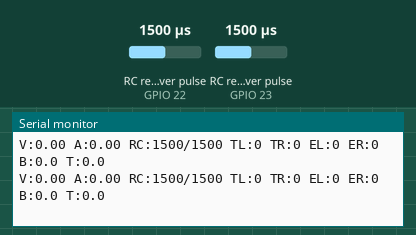
This program was run on a simulated ESP32. Shown: the last lines printed to the serial monitor. Wiring (inferred from the names in the program): 2 × RC receiver channel: data GPIO 22 / data GPIO 23. The inputs (shaded band) are chosen by the test bench; at power-on: RC receiver pulse (sensors on GPIO 22, GPIO 23) 1500 µs. Nothing arrives over Bluetooth unless stated; a phone connects over Bluetooth LE 3 s after start.

Above: at 1.2 s.
1.3 s: RC receiver pulse (sensor on GPIO 22) set to 1020 µs
At 1.37 s:
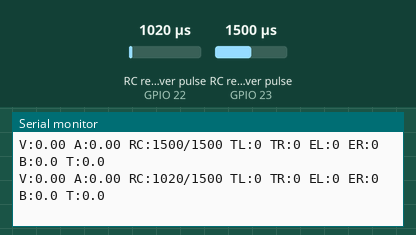
4.3 s: RC receiver pulse (sensor on GPIO 23) set to 1020 µs
At 4.38 s:
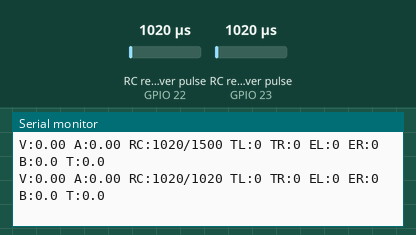
5.8 s: RC receiver pulse (sensor on GPIO 22) set to 1250 µs
At 5.88 s:
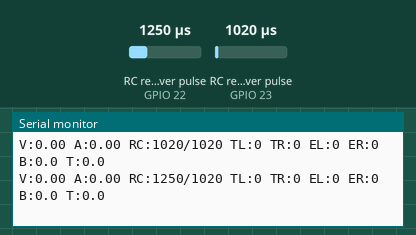
7.3 s: RC receiver pulse (sensor on GPIO 23) set to 1250 µs
At 7.38 s:
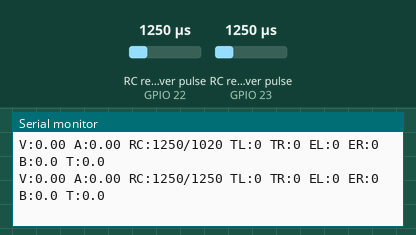
Timing chart, 0 to 9.8 s (numbered marks = the images above; inputs shaded):
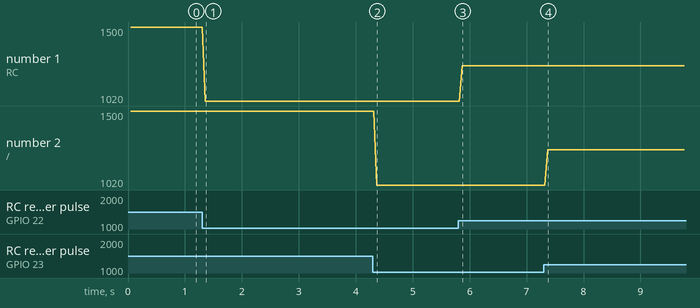

The program:

main.cpp
```cpp
#include <Arduino.h>
#include <HardwareSerial.h>
#include <BLEDevice.h>
#include <BLEServer.h>
#include <BLEUtils.h>
#include <BLE2902.h>

HardwareSerial HoverSerial(2);

#define START_FRAME         0xABCD
#define TICK_PER_METER      173.91f
#define WHEEL_BASE          0.58f
#define K_SPEED             114.28f

// ============ Gi?i h?n di?u khi?n ============
constexpr int16_t CMD_MAX = 150;
constexpr int16_t RC_DEADBAND = 15;
constexpr uint32_t CONTROL_PERIOD_MS = 50;

// Ðon v?: command/second.
// 0 -> 150 m?t kho?ng 1.25 s; 150 -> 0 m?t kho?ng 0.83 s.
constexpr float CMD_ACCEL_RATE = 120.0f;
constexpr float CMD_DECEL_RATE = 180.0f;

// ============ C?u trúc gói ============
// Hoverboard dã ch?y tank mode: hai tru?ng 16-bit là l?nh bánh trái/ph?i.
typedef struct {
  uint16_t start;
  int16_t  left;
  int16_t  right;
  uint16_t checksum;
} __attribute__((packed)) SerialCommand;

typedef struct {
  uint16_t start;
  int16_t  ticksL;
  int16_t  ticksR;
  int16_t  speedR_meas;
  int16_t  speedL_meas;
  int16_t  batVoltage;
  int16_t  boardTemp;
  uint16_t cmdLed;
  uint16_t checksum;
} __attribute__((packed)) SerialFeedback;

SerialCommand   Command;
SerialFeedback  Feedback, NewFeedback;
byte *p;
uint8_t idx = 0;
byte incomingByte, incomingBytePrev;

// ============ Odometry ============
long    absolute_ticks_L = 0;
long    absolute_ticks_R = 0;
int16_t last_ticks_L = 0;
int16_t last_ticks_R = 0;

// L?nh PC du?c luu riêng, không dùng chung v?i RC.
int16_t pc_target_left  = 0;
int16_t pc_target_right = 0;

// L?nh mong mu?n sau khi ch?n ngu?n RC/PC.
int16_t desired_left  = 0;
int16_t desired_right = 0;

// Tr?ng thái profile hình thang. Dùng float d? tránh m?t ph?n l? m?i chu k?.
float applied_left_f  = 0.0f;
float applied_right_f = 0.0f;
int16_t applied_left  = 0;
int16_t applied_right = 0;

// ============ RC Receiver ============
#define RC_THROTTLE_PIN 22
#define RC_STEER_PIN    23

volatile uint32_t ch_throttle_start = 0;
volatile uint32_t ch_steer_start    = 0;
volatile uint16_t ch_throttle_val   = 1500;
volatile uint16_t ch_steer_val      = 1500;
volatile uint32_t last_rc_time      = 0;
uint32_t last_pc_time               = 0;

// Khai báo tru?c vì emergencyStopImmediately() g?i hàm này.
void sendSpeedCmd(int16_t cmdL, int16_t cmdR);

// Ð?c bit GPIO tr?c ti?p t? thanh ghi d? an toàn trong IRAM.
#define PIN_HIGH(pin) ((GPIO.in >> (pin)) & 1U)

void IRAM_ATTR calc_throttle() {
  if (PIN_HIGH(RC_THROTTLE_PIN)) {
    ch_throttle_start = micros();
  } else {
    uint32_t pw = micros() - ch_throttle_start;
    if (pw >= 800 && pw <= 2200) {
      ch_throttle_val = (uint16_t)pw;
      last_rc_time = millis();
    }
  }
}

void IRAM_ATTR calc_steer() {
  if (PIN_HIGH(RC_STEER_PIN)) {
    ch_steer_start = micros();
  } else {
    uint32_t pw = micros() - ch_steer_start;
    if (pw >= 800 && pw <= 2200) {
      ch_steer_val = (uint16_t)pw;
      last_rc_time = millis();
    }
  }
}

// ============ BLE ============
BLEServer         *pServer = NULL;
BLECharacteristic *pTxCharacteristic;
bool deviceConnected    = false;
bool oldDeviceConnected = false;

#define SERVICE_UUID           "6E400001-B5A3-F393-E0A9-E50E24DCCA9E"
#define CHARACTERISTIC_UUID_TX "6E400003-B5A3-F393-E0A9-E50E24DCCA9E"

class MyServerCallbacks: public BLEServerCallbacks {
  void onConnect(BLEServer* pServer)    { deviceConnected = true;  }
  void onDisconnect(BLEServer* pServer) { deviceConnected = false; }
};

// ============ Hàm h? tr? di?u khi?n ============
void normalizeWheelPair(float &left, float &right) {
  float peak = max(fabsf(left), fabsf(right));
  if (peak > (float)CMD_MAX) {
    float scale = (float)CMD_MAX / peak;
    left  *= scale;
    right *= scale;
  }
}

// Deadband có remap: ngay ngoài vùng ch?t, l?nh b?t d?u g?n 0 thay vì nh?y lên 15.
int16_t applyDeadbandAndRemap(int16_t input) {
  int16_t magnitude = abs(input);

  if (magnitude <= RC_DEADBAND) {
    return 0;
  }

  float normalized =
      (float)(magnitude - RC_DEADBAND) /
      (float)(CMD_MAX - RC_DEADBAND);

  int16_t output = (int16_t)lroundf(normalized * CMD_MAX);
  return input > 0 ? output : -output;
}

// Arcade/tank mixing liên t?c:
//   left  = throttle + steer
//   right = throttle - steer
// N?u robot quay ngu?c hu?ng tay lái, d?i d?u steer ? hai dòng du?i.
void mixTankDrive(int16_t throttle, int16_t steer,
                  int16_t &leftOut, int16_t &rightOut) {
  float left  = (float)throttle + (float)steer;
  float right = (float)throttle - (float)steer;

  // Scale chung d? gi? t? l? hai bánh khi bão hòa.
  normalizeWheelPair(left, right);

  leftOut  = (int16_t)lroundf(left);
  rightOut = (int16_t)lroundf(right);
}

bool oppositeSigns(float a, float b) {
  return (a > 0.0f && b < 0.0f) || (a < 0.0f && b > 0.0f);
}

float effectiveTargetBeforeReverse(float current, float desired) {
  // Không d?i chi?u tr?c ti?p. Tru?c tiên gi?m v? 0, chu k? sau m?i tang chi?u ngu?c.
  if (oppositeSigns(current, desired)) {
    return 0.0f;
  }
  return desired;
}

float allowedStep(float current, float target, float dt) {
  bool increasingMagnitude = fabsf(target) > fabsf(current);
  float rate = increasingMagnitude ? CMD_ACCEL_RATE : CMD_DECEL_RATE;
  return rate * dt;
}

// C?p nh?t d?ng th?i hai bánh theo m?t h? s? chung.
// Nh? dó qu? d?o chuy?n ti?p trong không gian (left, right) không b? méo quá m?nh.
void updateTrapezoidalProfile(int16_t targetLeft,
                              int16_t targetRight,
                              float dt) {
  // Tránh bu?c nh?y l?n n?u loop b? tr? b?t thu?ng.
  dt = constrain(dt, 0.0f, 0.20f);

  float effectiveLeft =
      effectiveTargetBeforeReverse(applied_left_f, (float)targetLeft);
  float effectiveRight =
      effectiveTargetBeforeReverse(applied_right_f, (float)targetRight);

  float deltaLeft  = effectiveLeft  - applied_left_f;
  float deltaRight = effectiveRight - applied_right_f;

  float stepLeft  = allowedStep(applied_left_f, effectiveLeft, dt);
  float stepRight = allowedStep(applied_right_f, effectiveRight, dt);

  float scale = 1.0f;

  if (fabsf(deltaLeft) > stepLeft && fabsf(deltaLeft) > 1e-6f) {
    scale = min(scale, stepLeft / fabsf(deltaLeft));
  }
  if (fabsf(deltaRight) > stepRight && fabsf(deltaRight) > 1e-6f) {
    scale = min(scale, stepRight / fabsf(deltaRight));
  }

  applied_left_f  += deltaLeft  * scale;
  applied_right_f += deltaRight * scale;

  // Kh? sai s? float quanh 0 d? quá trình d?o chi?u không b? treo.
  if (effectiveLeft == 0.0f && fabsf(applied_left_f) < 0.5f) {
    applied_left_f = 0.0f;
  }
  if (effectiveRight == 0.0f && fabsf(applied_right_f) < 0.5f) {
    applied_right_f = 0.0f;
  }

  applied_left_f  = constrain(applied_left_f,  -(float)CMD_MAX, (float)CMD_MAX);
  applied_right_f = constrain(applied_right_f, -(float)CMD_MAX, (float)CMD_MAX);

  applied_left  = (int16_t)lroundf(applied_left_f);
  applied_right = (int16_t)lroundf(applied_right_f);
}

void emergencyStopImmediately() {
  desired_left = desired_right = 0;
  applied_left_f = applied_right_f = 0.0f;
  applied_left = applied_right = 0;
  sendSpeedCmd(0, 0);
}

// ============ USB Serial non-blocking parser ============
#define RX_BUF_SIZE 64
char    rxBuf[RX_BUF_SIZE];
uint8_t rxIdx = 0;

void parsePCCommand(const char *line) {
  // Ð?nh d?ng: "V <v> <omega>"
  if (line[0] == 'V' && line[1] == ' ') {
    float v = 0.0f;
    float omega = 0.0f;

    if (sscanf(line + 2, "%f %f", &v, &omega) == 2) {
      float vL = v - (omega * WHEEL_BASE / 2.0f);
      float vR = v + (omega * WHEEL_BASE / 2.0f);

      float cmdL = vL * K_SPEED;
      float cmdR = vR * K_SPEED;

      // Scale chung thay vì constrain t?ng bánh d?c l?p.
      normalizeWheelPair(cmdL, cmdR);

      pc_target_left  = (int16_t)lroundf(cmdL);
      pc_target_right = (int16_t)lroundf(cmdR);
      last_pc_time = millis();
    }
  }
}

void readSerialNonBlocking() {
  while (Serial.available()) {
    char c = (char)Serial.read();
    if (c == '\n' || c == '\r') {
      if (rxIdx > 0) {
        rxBuf[rxIdx] = '\0';
        parsePCCommand(rxBuf);
        rxIdx = 0;
      }
    } else if (rxIdx < RX_BUF_SIZE - 1) {
      rxBuf[rxIdx++] = c;
    } else {
      rxIdx = 0;
    }
  }
}

// ============ G?i l?nh ============
void sendSpeedCmd(int16_t cmdL, int16_t cmdR) {
  Command.start    = START_FRAME;
  Command.left     = cmdL;
  Command.right    = cmdR;
  Command.checksum =
      (uint16_t)(Command.start ^ Command.left ^ Command.right);

  HoverSerial.write((uint8_t*)&Command, sizeof(Command));
}

// ============ Nh?n feedback ============
bool receiveFeedback() {
  bool newData = false;
  uint16_t budget = 64;

  while (HoverSerial.available() && budget-- > 0) {
    incomingByte = HoverSerial.read();
    uint16_t bufStartFrame =
        ((uint16_t)incomingByte << 8) | incomingBytePrev;

    if (bufStartFrame == START_FRAME) {
      p = (byte*)&NewFeedback;
      *p++ = incomingBytePrev;
      *p++ = incomingByte;
      idx = 2;
    } else if (idx >= 2 && idx < sizeof(SerialFeedback)) {
      *p++ = incomingByte;
      idx++;
    }

    if (idx == sizeof(SerialFeedback)) {
      uint16_t checksum =
          (uint16_t)(NewFeedback.start ^
                     NewFeedback.ticksL ^
                     NewFeedback.ticksR ^
                     NewFeedback.speedR_meas ^
                     NewFeedback.speedL_meas ^
                     NewFeedback.batVoltage ^
                     NewFeedback.boardTemp ^
                     NewFeedback.cmdLed);

      if (NewFeedback.start == START_FRAME &&
          checksum == NewFeedback.checksum) {
        memcpy(&Feedback, &NewFeedback, sizeof(SerialFeedback));
        newData = true;
      }
      idx = 0;
    }

    incomingBytePrev = incomingByte;
  }

  return newData;
}

// ============ Odometry ============
void processOdometry() {
  int16_t delta_L = -(Feedback.ticksL - last_ticks_L);
  int16_t delta_R = +(Feedback.ticksR - last_ticks_R);

  absolute_ticks_L += delta_L;
  absolute_ticks_R += delta_R;

  last_ticks_L = Feedback.ticksL;
  last_ticks_R = Feedback.ticksR;
}

// ============ Timer vars ============
uint32_t last_debug_time   = 0;
uint32_t last_ble_send     = 0;
uint32_t last_cmd_send     = 0;
uint32_t last_feedback_rx  = 0;
bool feedback_fault_active = false;

long  last_debug_ticks_L = 0;
long  last_debug_ticks_R = 0;
float last_v_L = 0.0f;
float last_v_R = 0.0f;

void sendDebugSerial() {
  uint32_t now = millis();
  float dt = (now - last_debug_time) / 1000.0f;
  if (dt < 0.05f) return;

  long dtL = absolute_ticks_L - last_debug_ticks_L;
  long dtR = absolute_ticks_R - last_debug_ticks_R;

  float v_L = (dtL / TICK_PER_METER) / dt;
  float v_R = (dtR / TICK_PER_METER) / dt;
  float a_L = (v_L - last_v_L) / dt;
  float a_R = (v_R - last_v_R) / dt;

  float v_avg = (v_L + v_R) / 2.0f;
  float a_avg = (a_L + a_R) / 2.0f;
  float bat_v = Feedback.batVoltage / 100.0f;
  float temp_c = Feedback.boardTemp / 10.0f;

  // Gi? nguyên protocol USB Serial cu d? node ROS 2 parse du?c.
  // TL/TR là l?nh th?c t? sau profile, dúng v?i giá tr? g?i xu?ng hoverboard.
  Serial.printf("V:%.2f A:%.2f RC:%u/%u TL:%d TR:%d EL:%ld ER:%ld B:%.1f T:%.1f\n",
                v_avg, a_avg, ch_throttle_val, ch_steer_val,
                applied_left, applied_right,
                absolute_ticks_L, absolute_ticks_R,
                bat_v, temp_c);

  last_debug_time    = now;
  last_debug_ticks_L = absolute_ticks_L;
  last_debug_ticks_R = absolute_ticks_R;
  last_v_L = v_L;
  last_v_R = v_R;
}

void sendBleTelemetry() {
  if (!deviceConnected) return;

  uint32_t now = millis();
  if (now - last_ble_send < 100) return;
  last_ble_send = now;

  float bat_v  = Feedback.batVoltage / 100.0f;
  float temp_c = Feedback.boardTemp / 10.0f;

  char txString[150];
  // Gi? BLE telemetry tuong thích v?i format cu.
  snprintf(txString, sizeof(txString),
           "V:%d EL:%ld ER:%ld B:%.1f T:%.1f RC:%u/%u CMD:%d/%d",
           (int)0, absolute_ticks_L, absolute_ticks_R,
           bat_v, temp_c, ch_throttle_val, ch_steer_val,
           applied_left, applied_right);

  pTxCharacteristic->setValue((uint8_t*)txString, strlen(txString));
  pTxCharacteristic->notify();
}

// ============ Setup ============
void setup() {
  Serial.begin(115200);
  HoverSerial.begin(115200, SERIAL_8N1, 16, 17);

  pinMode(RC_THROTTLE_PIN, INPUT_PULLDOWN);
  pinMode(RC_STEER_PIN,    INPUT_PULLDOWN);
  attachInterrupt(
      digitalPinToInterrupt(RC_THROTTLE_PIN), calc_throttle, CHANGE);
  attachInterrupt(
      digitalPinToInterrupt(RC_STEER_PIN), calc_steer, CHANGE);

  BLEDevice::init("ESP32_Hoverbot");
  pServer = BLEDevice::createServer();
  pServer->setCallbacks(new MyServerCallbacks());
  BLEService *pService = pServer->createService(SERVICE_UUID);
  pTxCharacteristic = pService->createCharacteristic(
      CHARACTERISTIC_UUID_TX,
      BLECharacteristic::PROPERTY_NOTIFY);
  pTxCharacteristic->addDescriptor(new BLE2902());
  pService->start();
  pServer->getAdvertising()->start();

  uint32_t now = millis();
  last_debug_time  = now;
  last_ble_send    = now;
  last_cmd_send    = now;
  last_pc_time     = 0;
  last_rc_time     = 0;
  last_feedback_rx = now;

  Serial.println("============================================");
  Serial.println(" ESP32 HOVERBOT - TANK + TRAPEZOID PROFILE ");
  Serial.println("============================================");
}

// ============ Loop ============
void loop() {
  // 1. Nh?n feedback.
  bool gotFB = receiveFeedback();
  if (gotFB) {
    last_feedback_rx = millis();
    processOdometry();
  }

  // 2. Nh?n l?nh PC.
  readSerialNonBlocking();

  // 3. BLE reconnect.
  if (!deviceConnected && oldDeviceConnected) {
    static uint32_t ble_reconnect_time = 0;
    if (ble_reconnect_time == 0) {
      ble_reconnect_time = millis();
    }

    if (millis() - ble_reconnect_time >= 500) {
      pServer->startAdvertising();
      Serial.println("BLE: Disconnected. Restarting advertising...");
      oldDeviceConnected = deviceConnected;
      ble_reconnect_time = 0;
    }
  }

  if (deviceConnected && !oldDeviceConnected) {
    oldDeviceConnected = deviceConnected;
    Serial.println("BLE: Client Connected!");
  }

  // 4. Telemetry.
  sendDebugSerial();
  sendBleTelemetry();

  uint32_t now = millis();

  // 5. Safety override: m?t feedback thì d?ng ngay, không qua profile ch?m.
  if ((uint32_t)(now - last_feedback_rx) > 300) {
    // G?i ngay ? l?n d?u phát hi?n l?i, sau dó duy trì gói zero m?i 50 ms.
    if (!feedback_fault_active ||
        (uint32_t)(now - last_cmd_send) >= CONTROL_PERIOD_MS) {
      emergencyStopImmediately();
      last_cmd_send = now;
    }
    feedback_fault_active = true;
    return;
  }
  feedback_fault_active = false;

  // 6. Ði?u khi?n m?i 50 ms.
  if ((uint32_t)(now - last_cmd_send) >= CONTROL_PERIOD_MS) {
    float dt = (now - last_cmd_send) / 1000.0f;
    last_cmd_send = now;

    // Ch?p bi?n RC volatile v? local d? dùng nh?t quán trong chu k? này.
    uint16_t throttlePulse;
    uint16_t steerPulse;
    uint32_t rcTimestamp;

    noInterrupts();
    throttlePulse = ch_throttle_val;
    steerPulse = ch_steer_val;
    rcTimestamp = last_rc_time;
    interrupts();

    bool rc_active =
        (rcTimestamp != 0) && ((uint32_t)(now - rcTimestamp) < 500);
    bool pc_active =
        (last_pc_time != 0) && ((uint32_t)(now - last_pc_time) < 1000);

    int16_t throttle = 0;
    int16_t steer = 0;
    bool rc_moving = false;

    if (rc_active) {
      throttle = (int16_t)map(
          constrain((int)throttlePulse, 1000, 2000),
          1000, 2000, -CMD_MAX, CMD_MAX);

      steer = (int16_t)map(
          constrain((int)steerPulse, 1000, 2000),
          1000, 2000, -CMD_MAX, CMD_MAX);

      throttle = applyDeadbandAndRemap(throttle);
      steer = applyDeadbandAndRemap(steer);
      rc_moving = (throttle != 0 || steer != 0);
    }

    if (rc_moving) {
      // Uu tiên 1: RC dang du?c g?t.
      mixTankDrive(throttle, steer, desired_left, desired_right);
    }
    else if (pc_active) {
      // Uu tiên 2: l?nh PC còn hi?u l?c.
      desired_left  = pc_target_left;
      desired_right = pc_target_right;
    }
    else {
      // RC ? gi?a ho?c m?t toàn b? ngu?n l?nh: gi?m t?c theo profile v? 0.
      desired_left  = 0;
      desired_right = 0;
    }

    // 7. Sinh profile hình thang r?i g?i l?nh dã làm mu?t.
    updateTrapezoidalProfile(desired_left, desired_right, dt);
    sendSpeedCmd(applied_left, applied_right);
  }
}
```

Measured:
- after the input at 1.3 s, the serial monitor: prints a new line after 0.06 s (image 1)
- after the input at 4.3 s, the serial monitor: prints a new line after 0.07 s (image 2)
- after the input at 5.8 s, the serial monitor: prints a new line after 0.07 s (image 3)
- after the input at 7.3 s, the serial monitor: prints a new line after 0.07 s (image 4)
- plotted number 1: 1500 → 1020 after the input at 1.3 s, 1020 → 1250 after the input at 5.8 s
